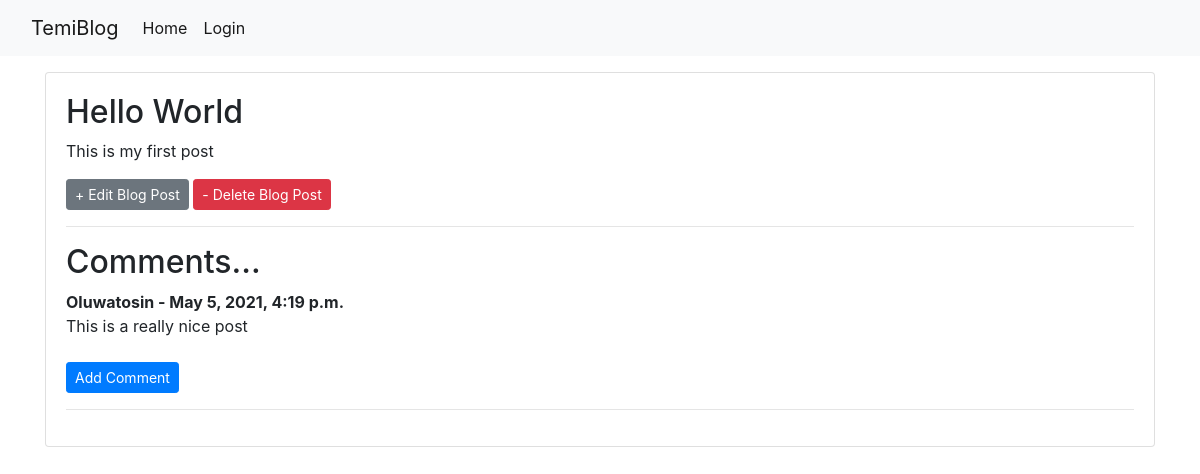
The app's page /post/1/ with its own data.
### blog/models.py (models this page shows, shortened)
class Post(models.Model):
    title = models.CharField(max_length=200)
    author = models.ForeignKey('auth.user', on_delete=models.CASCADE)
    body = models.TextField()

class Comment(models.Model):
    name = models.CharField(max_length=255)
    body = models.TextField()
    post = models.ForeignKey('Post', related_name = "comments", on_delete=models.CASCADE)
    date_added = models.DateTimeField(auto_now_add=True)

### blog/views.py (the view)
# urls.py: path('post/<int:pk>/', BlogDetailView.as_view(), name = 'post_detail'),
class BlogDetailView(DetailView):
    model = Post
    template_name = 'post_detail.html'

### templates/post_detail.html
{% extends 'base.html' %}
{% block content %}
   <div class="container">
       <div class="card">
           <div class="card-body">
            <h2>{{ post.title }}</h2>
            <p>{{ post.body }}</p>
             <a href="{% url 'post_edit' post.pk %}" class="btn btn-secondary btn-sm">+ Edit Blog Post</a>
             <a href="{% url 'post_delete' post.pk %}" class="btn btn-danger btn-sm">- Delete Blog Post</a>
             <hr>
             <h2>Comments...</h2>
             {% if not post.comments.all %}
                 No Comments Yet... <a href="">Add One</a>
                 {% else %}
                     {% for comment in post.comments.all %}
                         <strong>
                             {{ comment.name }} - {{ comment.date_added }}
                         </strong>
                         <br>
                         {{ comment.body }} <br><br>
                     {% endfor %}
                     <a href="{%url 'post_comment' post.pk %}" class="btn btn-primary btn-sm">Add Comment</a><hr>
             {% endif %}
           </div>
       </div>
    </div>
{% endblock %}

### static/css/base.css (style rules this page uses)
body { font-family: 'Source Sans Pro', sans; font-size: 18px; }

### records on screen
Post: title "Hello World", body "This is my first post"
Comment: name "Oluwatosin", date_added "May 5, 2021, 4:19 p.m.", body "This is a really nice post"
